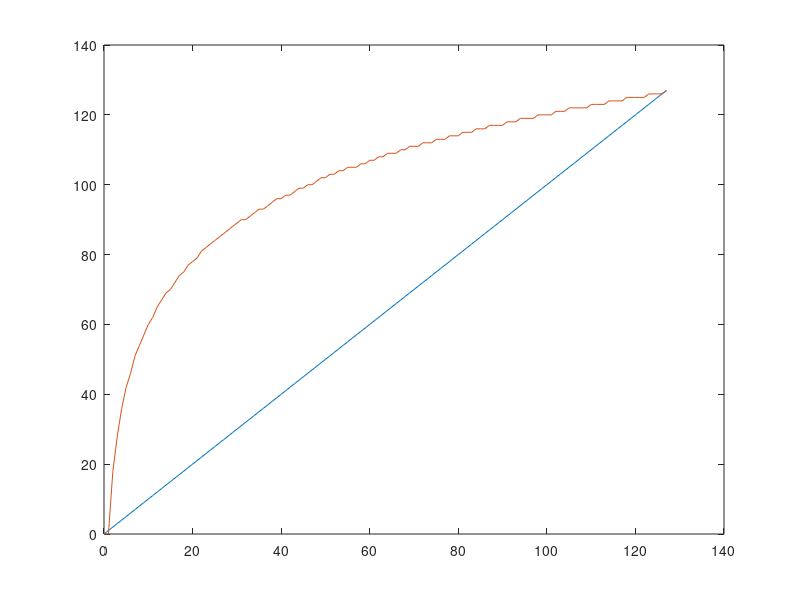

This chart was generated by the following MATLAB code:
% Lookup table a logaritmushoz.

clear all;
clc;
N=7; % bitszam

x=0:2^N-1;
x_bin=dec2bin(x,N);
x_log=[0 log(x(2:end))];
x_log=floor(x_log/max(x_log)*(2^N-1));
x_log_bin=dec2bin(x_log,N);
plot(x,x,x,x_log);
f=fopen('log.v','w');
fprintf(f,'`timescale 1ns / 1ps\r\n');
fprintf(f,'module log(input[%d:0] n, output reg[%d:0] nlog);\r\n\r\n',N-1,N-1);
fprintf(f,'  always@(*)\r\n');
fprintf(f,'    case(n)\r\n');
for ii=1:2^N
    fprintf(f,'      %d\''b%s: ',N,x_bin(ii,:));    
    fprintf(f,'nlog<=%d''b%s;\r\n',N,x_log_bin(ii,:));
end
fprintf(f,'    endcase\r\n\r\n');
fprintf(f,'endmodule\r\n');
fclose(f);
